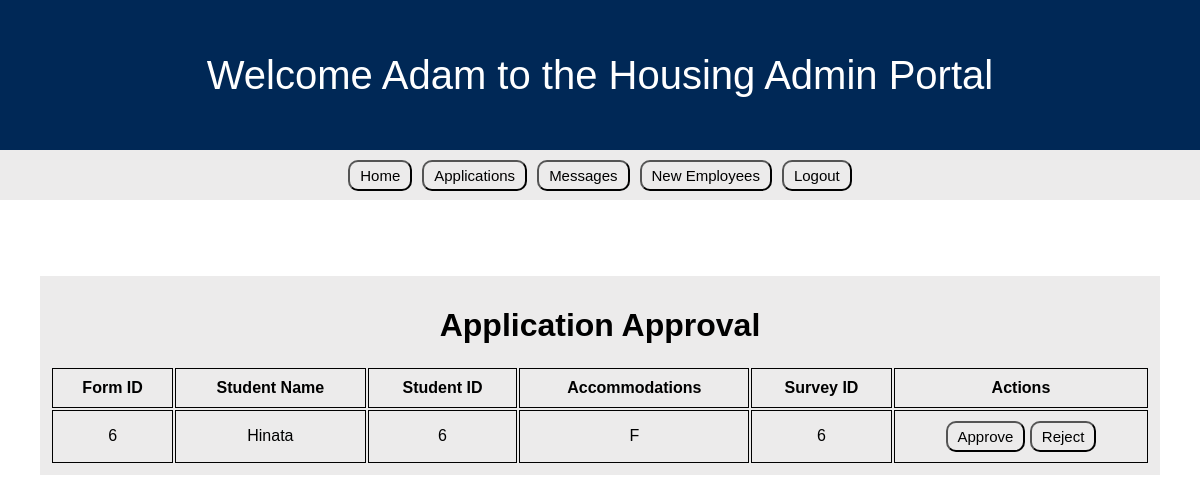
Screenshot of /employee/application-approval (signed in) with the database file from the repository.
### tables this page shows
CREATE TABLE housingForm (
    f_formID decimal(12,0) NOT NULL,
    f_studentID decimal(12,0) NOT NULL,
    f_status CHAR(1) NOT NULL,
    f_accomodations CHAR(1) NOT NULL,
    f_surveyID decimal(12,0) NOT NULL,
    FOREIGN KEY (f_surveyID) REFERENCES profileSurvey(ps_surveyID)
    FOREIGN KEY (f_studentID) REFERENCES student(s_studentID)
);

CREATE TABLE student (
    s_studentID decimal(12,0) NOT NULL,
    s_name VARCHAR(25) NOT NULL,
    s_gender CHAR(1) NOT NULL,
    s_year INT NOT NULL,
    s_email VARCHAR(100) NOT NULL UNIQUE,
    s_password VARCHAR(100) NOT NULL,
    s_buildingID decimal(12,0) NOT NULL,
    s_roomID decimal(12,0) NOT NULL,
    PRIMARY KEY (s_studentID),
    FOREIGN KEY (s_buildingID) REFERENCES building(b_buildingID),
    FOREIGN KEY (s_roomID) REFERENCES room(r_roomID)
);

### server.py (the view)
@app.route("/employee/application-approval", methods=['GET', 'POST'])
def application_approval():
    conn = open_connection()
    if conn:
        cursor = conn.cursor()
        if request.method == 'POST':
            action = request.form.get('action')  # 'approve' or 'reject'
            form_id = request.form.get('form_id')  # The form ID to update
            if action == 'approve':
                sql_update = "UPDATE housingForm SET f_status = 'A' WHERE f_formID = ?"
                cursor.execute(sql_update, (form_id,))
                conn.commit()
                flash(f"Application {form_id} approved!", "success")
            elif action == 'reject':
                sql_update = "UPDATE housingForm SET f_status = 'R' WHERE f_formID = ?"
                cursor.execute(sql_update, (form_id,))
                conn.commit()
                flash(f"Application {form_id} rejected.", "error")
            return redirect(url_for('application_approval'))
        else:
            sql_query = """
                SELECT hf.*, s.s_name
                FROM housingForm hf
                JOIN student s ON hf.f_studentID = s.s_studentID
                WHERE hf.f_status = 'F'
            """
            cursor.execute(sql_query)
            applications = cursor.fetchall()  # Fetch all records
            print(f"Applications with f_status = 'F': {applications}")
            conn.close()  # Close the connection
            return render_template("applications.html", applications=applications)
    else:
        flash("Error connecting to the database", "error")
        return redirect(url_for('employee_view'))

### server.py (called while the page is built)
def open_connection():
    conn = None
    try:
        conn = sqlite3.connect(StarRez)
        return conn
    except Error as e:
        print(f"Error connecting to database: {e}")
    return conn

### templates/applications.html (shortened to what this page needs)
<!DOCTYPE html>
<html lang="en">
<head>
</head>
<body>
    <div id="navbarTop">
        <p id="welcome">Welcome {{ session.student_name }} to the Housing Admin Portal</p>
    </div>
    <div id="navbarBot">
        <button id="home" onclick="window.location.href='/employee_view'">Home</button>
        <form action="{{ url_for('application_approval') }}" method="GET">
            <button type="submit" name="action" value="applications" id="form">Applications</button>
        </form>
        <form action="{{ url_for('employee_messages') }}" method="GET">
            <button type="submit" name="action" value="messages" id="message">Messages</button>
        </form>
        <form action="{{ url_for('new_employee') }}" method="GET">
            <button type="submit" name="action" value="new_employees" id="newEmp">New Employees</button>
        </form>
        <button id="logout" onclick="window.location.href='/logout'">Logout</button>
    </div>
    <br>
    <br>
    <div id="appContainer">
        <h1>Application Approval</h1>
        <table id="appTable">
            <thead>
                <tr>
                    <th>Form ID</th>
                    <th>Student Name</th>
                    <th>Student ID</th>
                    <th>Accommodations</th>
                    <th>Survey ID</th>
                    <th>Actions</th>
                </tr>
            </thead>
            <tbody>
                {% for application in applications %}
                    <tr>
                        <td>{{ application[0] }}</td>
                        <td>{{ application[5] }}</td>
                        <td>{{ application[1] }}</td>
                        <td>{{ application[2] }}</td>
                        <td>{{ application[4] }}</td>
                        <td>
                            <form action="{{ url_for('application_approval') }}" method="POST" style="display:inline;">
                                <button type="submit" class="approveBtn">Approve</button>
                            </form>
                            <form action="{{ url_for('application_approval') }}" method="POST" style="display:inline;">
                                <button type="submit" class="rejectBtn">Reject</button>
                            </form>
                        </td>
                    </tr>
                {% else %}
                    <tr>
                        <td colspan="7">No applications found with status 'F'.</td>
                    </tr>
                {% endfor %}
            </tbody>
        </table>
    </div>
</body>
</html>

### templates/applications.html (style rules this page uses)
body { font-family: sans-serif; margin: 0; padding: 0; }
#navbarTop { background-color: rgb(0, 40, 86); height: 150px; margin: 0; padding: 0; overflow: hidden; display: flex; align-items: center; justify-content: center; }
#navbarBot { background-color: rgb(236, 235, 235); height: 50px; margin: 0; padding: 0; overflow: hidden; display: flex; align-items: center; justify-content: center; gap: 10px; }
#welcome { font-size: 40px; color: white; }
#home { background-color: transparent; border-radius: 10px; padding: 5px 10px; font-size: 15px; }
#form { background-color: transparent; border-radius: 10px; padding: 5px 10px; font-size: 15px; }
#message { background-color: transparent; border-radius: 10px; padding: 5px 10px; font-size: 15px; }
#newEmp { background-color: transparent; border-radius: 10px; padding: 5px 10px; font-size: 15px; }
#logout { background-color: transparent; border-radius: 10px; padding: 5px 10px; font-size: 15px; }
#appContainer { background-color: rgb(236, 235, 235); margin: 40px; text-align: center; padding-top: 10px; padding-bottom: 10px; }
table { width: 100%; padding-left: 10px; padding-right: 10px; }
th, td { padding: 10px; border: 1px solid #000000; text-align: center; }
.approveBtn { background-color: transparent; border-radius: 10px; padding: 5px 10px; font-size: 15px; }
.rejectBtn { background-color: transparent; border-radius: 10px; padding: 5px 10px; font-size: 15px; }

### rows the page displays
housingForm: f_formID "6", s_name "Hinata", f_studentID "6", f_status "F", f_surveyID "6"

### other values shown
{{ session.student_name }} "Adam"
